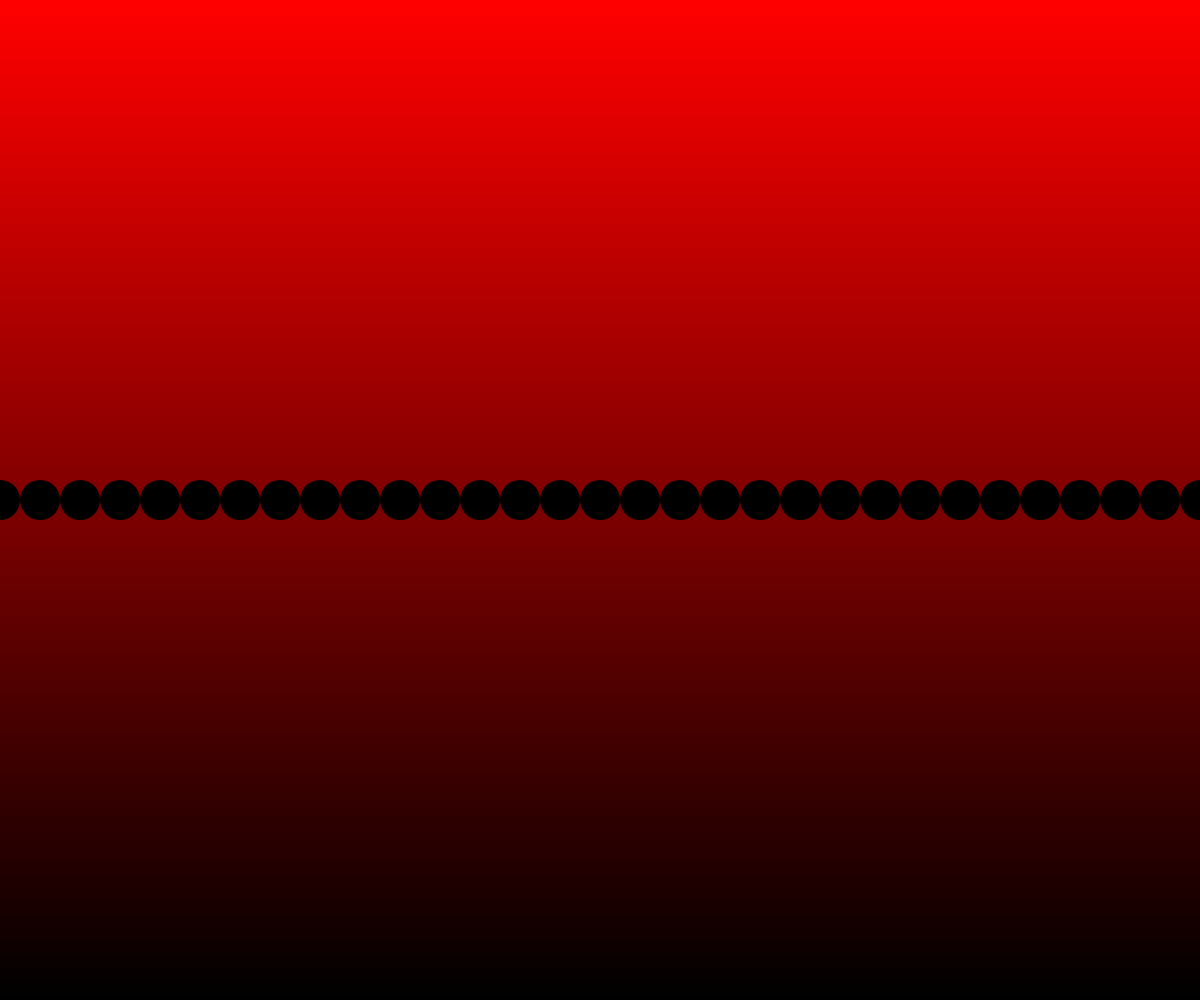
Frame 1 (no input)
Frame 60 (no input): identical to frame 1, image omitted
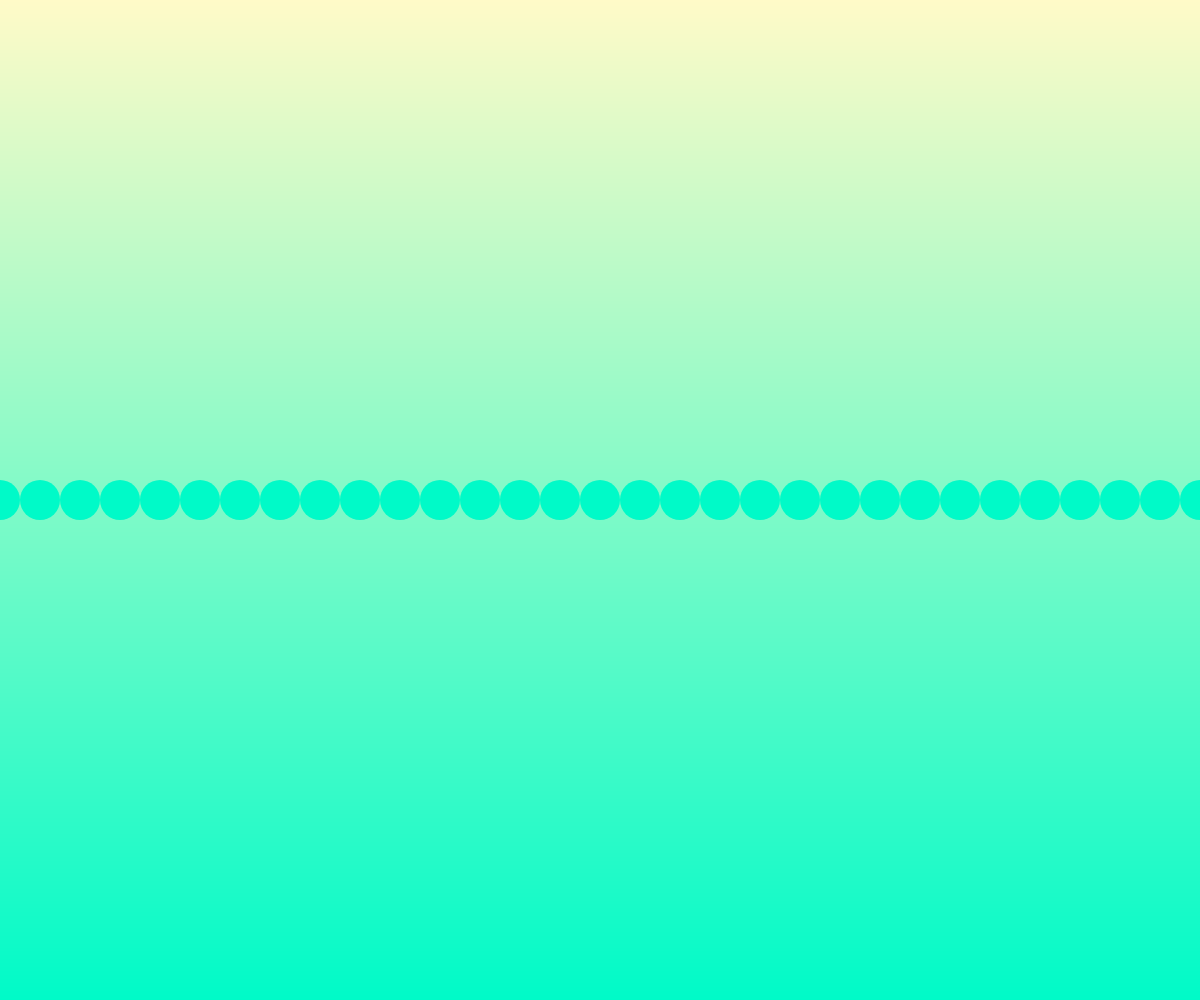
Frame 120 (the mouse pressed at the canvas centre since frame 60)

The p5.js sketch that drew these frames (run headless with seeded random() and noise() and a simulated clock; from frame 60 on, the mouse is pressed at the canvas centre):

// p5.js sketch
// ── sketch.js
// 05 Drawing with single loop
// Fahad Hussain
// Feb 24th 2025


function setup() {
  createCanvas(windowWidth, windowHeight);
}

function draw() {
  gradientBackground();
  circleLine();

  //screen gets updated here.
}

function gradientBackground(){
  //create a gradient to use as background
  let h = 1;

  //use a loop to draw vertical stack of rectangles
  for(let y = 0; y<height; y+=h){
    noStroke();
    let mappedY = map(y, 0, height, 0, 255);
    let reversedY = map(y, 0, height, 255, 0);
    fill(reversedY, mouseY/2, mouseX/3);
    rect(0, y, width, h);
  }

}

function circleLine(){
  //use a loop (for or while) to draw a line
  //of circles side by side
  let d = 40; //diameter of the circle
  let y = height/2;
  let xStart = 0;
  let xEnd = width;

  //use a loop to do the drawing
//RESULTS IN A SINGLE IMAGE. NO ANIMA
  for(let x = xStart; x <= xEnd; x+=d){
    //x: 0 40 80 120 160 200 240
    circle(x, y, d);
  }
}
